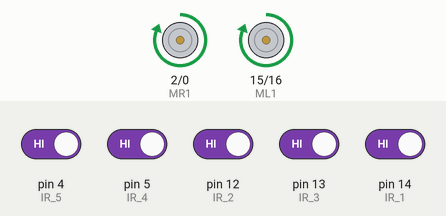
Bench run of a sketch on a simulated Arduino Uno, built with avr-gcc and run on an emulated ATmega328P. On the bench: motor-driver pin pairs drawn as motors (green arrow = first pin HIGH = forward, orange = second pin HIGH = backward, longer = more drive). The inputs (shaded band) are chosen by the test bench; at power-on: pin 4 (IR_5), pin 5 (IR_4), pin 12 (IR_2), pin 13 (IR_3), pin 14 (IR_1) HIGH.

Above: at 1.2 s.
1.3 s: pin 4 (IR_5) driven LOW
At 1.8 s:
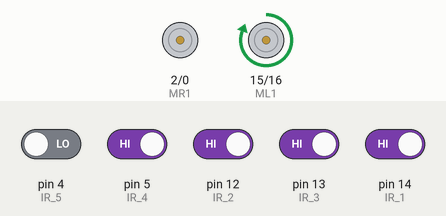
2.8 s: pin 5 (IR_4) driven LOW
At 4.0 s:
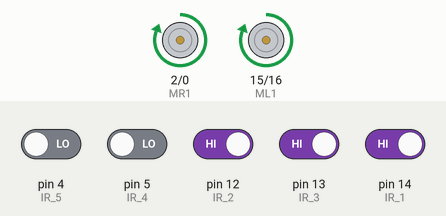
4.3 s: pin 5 (IR_4) driven HIGH
At 5.3 s:
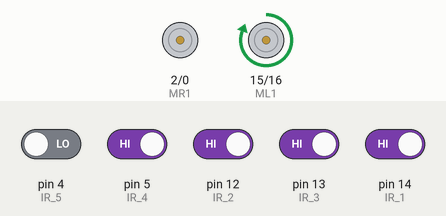
5.8 s: pin 4 (IR_5) driven HIGH and pin 14 (IR_1) driven LOW
At 6.4 s:
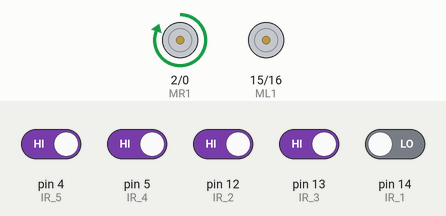
Timing chart, 0 to 8.3 s (numbered marks = the images above; inputs shaded):
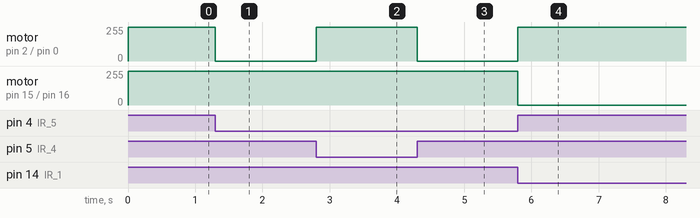

Measured:
- after the input at 1.3 s, motor on pin 2 (MR1) / pin 0 (MR2): forward 255/255 → stopped at once
- after the input at 2.8 s, motor on pin 2 (MR1) / pin 0 (MR2): stopped → forward 255/255 at once
- after the input at 4.3 s, motor on pin 2 (MR1) / pin 0 (MR2): forward 255/255 → stopped at once
- after the input at 5.8 s, motor on pin 2 (MR1) / pin 0 (MR2): stopped → forward 255/255 at once; motor on pin 15 (ML1) / pin 16 (ML2): forward 255/255 → stopped at once

The sketch:

following_line.ino
```cpp
#define IR_1 14
#define IR_2 12
#define IR_3 13
#define IR_4 5
#define IR_5 4
#define ML1 15
#define ML2 16
#define MR1 2
#define MR2 0


// cac thong so se hieu chinh
const int Kp = 200;
const int Ki = 10;
const int Kd = 80;
int lbase_speed = 800;
int rbase_speed = 850;
//

int error = 0;
int lastError = 0;
int out = 0;
int P;
int I = 0;
int D;

int computePID(){
		// P
		P = error;
    out = P*Kp;
    I = I + error;
    D = error - lastError;
    out = Kp*P + Kd*D + Ki*I;
    if(error == 0) I = 0;
    return out;
}

void setup() {
  pinMode(LED_BUILTIN, OUTPUT);     // Initialize the LED_BUILTIN pin as an output
  pinMode(IR_1, INPUT);
  pinMode(IR_2, INPUT);
  pinMode(IR_3, INPUT);
  pinMode(IR_4, INPUT);
  pinMode(IR_5, INPUT);
  pinMode(ML1, OUTPUT);
  pinMode(ML2, OUTPUT);
  pinMode(MR1, OUTPUT);
  pinMode(MR2, OUTPUT);
  analogWrite(ML2, 0);
  analogWrite(MR2, 0);
  analogWrite(ML1, lbase_speed);
  analogWrite(MR1, rbase_speed);
}

void readSensor(){
  int sensor[5];
  sensor[0] = digitalRead(IR_1);
  sensor[1] = digitalRead(IR_2);
  sensor[2] = digitalRead(IR_3);
  sensor[3] = digitalRead(IR_4);
  sensor[4] = digitalRead(IR_5);
  if((sensor[0]==1)&&(sensor[1]==1)&&(sensor[2]==1)&&(sensor[3]==1)&&(sensor[4]==0))
  error=4;
  else if((sensor[0]==1)&&(sensor[1]==1)&&(sensor[2]==1)&&(sensor[3]==0)&&(sensor[4]==0))
  error=3;
  else if((sensor[0]==1)&&(sensor[1]==1)&&(sensor[2]==1)&&(sensor[3]==0)&&(sensor[4]==1))
  error=1;
  else if((sensor[0]==1)&&(sensor[1]==1)&&(sensor[2]==0)&&(sensor[3]==0)&&(sensor[4]==1))
  error=1;
  else if((sensor[0]==1)&&(sensor[1]==1)&&(sensor[2]==0)&&(sensor[3]==1)&&(sensor[4]==1))
  error=0;
  else if((sensor[0]==1)&&(sensor[1]==0)&&(sensor[2]==0)&&(sensor[3]==1)&&(sensor[4]==1))
  error=-1;
  else if((sensor[0]==1)&&(sensor[1]==0)&&(sensor[2]==1)&&(sensor[3]==1)&&(sensor[4]==1))
  error=-1;
  else if((sensor[0]==0)&&(sensor[1]==0)&&(sensor[2]==1)&&(sensor[3]==1)&&(sensor[4]==1))
  error=-3;
  else if((sensor[0]==0)&&(sensor[1]==1)&&(sensor[2]==1)&&(sensor[3]==1)&&(sensor[4]==1))
  error=-4;
}

void controlMotor(int inp){
  int right_speed = rbase_speed - inp;
  int left_speed = lbase_speed + inp;
  right_speed = constrain(right_speed, 0, 1023);
  left_speed = constrain(left_speed, 0, 1023);
  analogWrite(ML1, left_speed);
  analogWrite(MR1, right_speed);
}

void loop() {
    readSensor();
    if(lastError != error) controlMotor(computePID());
    lastError = error;
}
```
